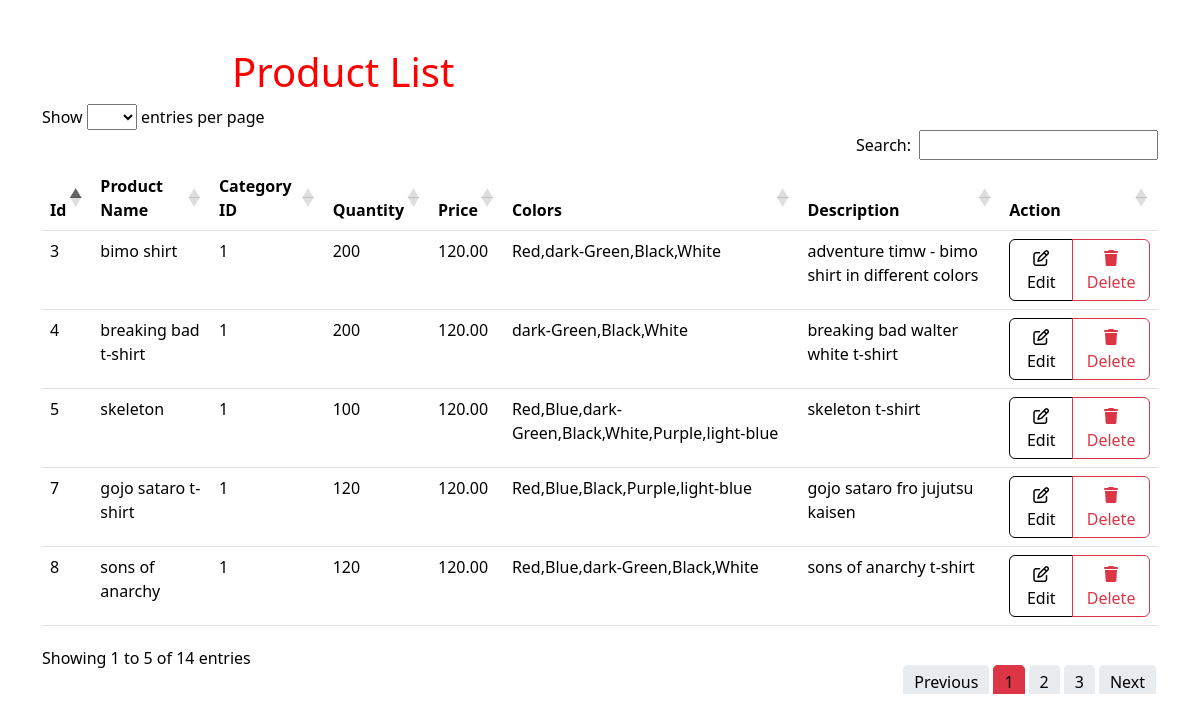
/datatable.php (signed in), run on the app's committed database.
### tables this page shows
CREATE TABLE `products` (
  `product_id` int(11) NOT NULL,
  `product_name` varchar(100) NOT NULL,
  `product_description` text DEFAULT NULL,
  `product_price` decimal(10,2) NOT NULL,
  `product_quantity` int(11) NOT NULL,
  `color` varchar(255) DEFAULT NULL,
  `main_img_url` text NOT NULL,
  `category_id` int(11) NOT NULL,
  `creation_date` timestamp NOT NULL DEFAULT current_timestamp()
);

### datatable.php (the view, shortened to what this page needs)
<?php
$cnx = mysqli_connect('localhost', 'root', '');
mysqli_select_db($cnx, 'aura');
?>
<!DOCTYPE html>
<html lang="en" data-bs-theme="light">
<head>
    <link rel="stylesheet" href="product.css">
    <link rel="stylesheet" href="https://cdnjs.cloudflare.com/ajax/libs/font-awesome/6.5.1/css/all.min.css">
    <link rel="stylesheet" href="https://cdn.jsdelivr.net/npm/bootstrap@5.3.2/dist/css/bootstrap.min.css">
    <link rel="stylesheet" href="https://cdn.datatables.net/1.11.5/css/dataTables.bootstrap5.min.css">
</head>
<body>
    <div class="container mt-5">
        <div class="row justify-content-center">
            <div class="col-md-8">
                <h1>Product List</h1>
            </div>
        </div>
        <div class="table-responsive">
            <table id="myTable" class="table table-hover">
                <thead>
                    <tr>
                        <th scope="col">Id</th>
                        <th scope="col">Product Name</th>
                        <th scope="col">Category ID</th>
                        <th scope="col">Quantity</th>
                        <th scope="col">Price</th>
                        <th scope="col">Colors</th>
                        <th scope="col">Description</th>
                        <th scope="col">Action</th>
                    </tr>
                </thead>
                <tbody>
                    <?php
                    $req = "SELECT * FROM products";
                    $res = mysqli_query($cnx, $req);
                    while ($data = mysqli_fetch_array($res)) {
                    ?>
                    <tr>
                        <td><?php echo $data['product_id']; ?></td>
                        <td><?php echo $data['product_name']; ?></td>
                        <td><?php echo $data['category_id']; ?></td>
                        <td><?php echo $data['product_quantity']; ?></td>
                        <td><?php echo $data['product_price']; ?></td>
                        <td><?php echo $data['color']; ?></td>
                        <td><?php echo $data['product_description']; ?></td>
                        <td>
                            <div class="btn-group" role="group">
                                <a href="admin/update.php?id=<?php echo $data['product_id']; ?>" class="btn btn-outline-dark"><i class="fa-regular fa-pen-to-square"></i> Edit</a>
                                <a onclick="return confirm('Do you want to delete?')" href="admin/deletee.php?product_id=<?php echo $data['product_id']; ?>" class="btn btn-outline-danger"><i class="fa-solid fa-trash"></i> Delete</a>
                            </div>
                        </td>
                    </tr>
                    <?php } ?>
                </tbody>
            </table>
        </div>
    </div>
</body>
</html>

### datatable.php (style rules this page uses)
body { background-color: #ffffff; color: #000; }
h1, h5 { color: red; }
.btn-outline-dark { color: #000; border-color: #000; }

### data on the page
products: product_id "3", product_name "bimo shirt", category "1", product_quantity "200", product_price "120.00", color "Red,dark-Green,Black,White", product_description "adventure timw - bimo shirt in different colors"
products: product_id "4", product_name "breaking bad t-shirt", category "1", product_quantity "200", product_price "120.00", color "dark-Green,Black,White", product_description "breaking bad walter white t-shirt"
products: product_id "5", product_name "skeleton", category "1", product_quantity "100", product_price "120.00", color "Red,Blue,dark-Green,Black,White,Purple,light-blue", product_description "skeleton t-shirt"
products: product_id "7", product_name "gojo sataro t-shirt", category "1", product_quantity "120", product_price "120.00", color "Red,Blue,Black,Purple,light-blue", product_description "gojo sataro fro jujutsu kaisen"
products: product_id "8", product_name "sons of anarchy", category "1", product_quantity "120", product_price "120.00", color "Red,Blue,dark-Green,Black,White", product_description "sons of anarchy t-shirt"
